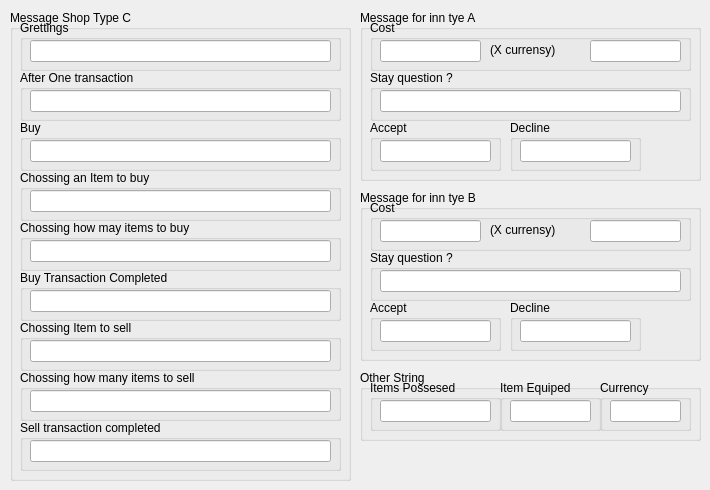
   <widget class="QWidget" name="tab_4">
    <attribute name="title">
     <string>Page 4</string>
    </attribute>
    <widget class="QGroupBox" name="groupBox_166">
     <property name="geometry">
      <rect>
       <x>10</x>
       <y>10</y>
       <width>341</width>
       <height>471</height>
      </rect>
     </property>
     <property name="title">
      <string>Message Shop Type C</string>
     </property>
     <widget class="QGroupBox" name="groupBox_167">
      <property name="geometry">
       <rect>
        <x>10</x>
        <y>10</y>
        <width>321</width>
        <height>51</height>
       </rect>
      </property>
      <property name="title">
       <string>Grettings</string>
      </property>
      <widget class="QLineEdit" name="lineEdit_63">
       <property name="geometry">
        <rect>
         <x>10</x>
         <y>20</y>
         <width>301</width>
         <height>22</height>
        </rect>
       </property>
      </widget>
     </widget>
     <widget class="QGroupBox" name="groupBox_168">
      <property name="geometry">
       <rect>
        <x>10</x>
        <y>60</y>
        <width>321</width>
        <height>51</height>
       </rect>
      </property>
      <property name="title">
       <string>After One transaction</string>
      </property>
      <widget class="QLineEdit" name="lineEdit_64">
       <property name="geometry">
        <rect>
         <x>10</x>
         <y>20</y>
         <width>301</width>
         <height>22</height>
        </rect>
       </property>
      </widget>
     </widget>
     <widget class="QGroupBox" name="groupBox_169">
      <property name="geometry">
       <rect>
        <x>10</x>
        <y>110</y>
        <width>321</width>
        <height>51</height>
       </rect>
      </property>
      <property name="title">
       <string>Buy</string>
      </property>
      <widget class="QLineEdit" name="lineEdit_65">
       <property name="geometry">
        <rect>
         <x>10</x>
         <y>20</y>
         <width>301</width>
         <height>22</height>
        </rect>
       </property>
      </widget>
     </widget>
     <widget class="QGroupBox" name="groupBox_170">
      <property name="geometry">
       <rect>
        <x>10</x>
        <y>160</y>
        <width>321</width>
        <height>51</height>
       </rect>
      </property>
      <property name="title">
       <string>Chossing an Item to buy</string>
      </property>
      <widget class="QLineEdit" name="lineEdit_66">
       <property name="geometry">
        <rect>
         <x>10</x>
         <y>20</y>
         <width>301</width>
         <height>22</height>
        </rect>
       </property>
      </widget>
     </widget>
     <widget class="QGroupBox" name="groupBox_171">
      <property name="geometry">
       <rect>
        <x>10</x>
        <y>210</y>
        <width>321</width>
        <height>51</height>
       </rect>
      </property>
      <property name="title">
       <string>Chossing how may items to buy</string>
      </property>
      <widget class="QLineEdit" name="lineEdit_67">
       <property name="geometry">
        <rect>
         <x>10</x>
         <y>20</y>
         <width>301</width>
         <height>22</height>
        </rect>
       </property>
      </widget>
     </widget>
     <widget class="QGroupBox" name="groupBox_172">
      <property name="geometry">
       <rect>
        <x>10</x>
        <y>260</y>
        <width>321</width>
        <height>51</height>
       </rect>
      </property>
      <property name="title">
       <string>Buy Transaction Completed</string>
      </property>
      <widget class="QLineEdit" name="lineEdit_68">
       <property name="geometry">
        <rect>
         <x>10</x>
         <y>20</y>
         <width>301</width>
         <height>22</height>
        </rect>
       </property>
      </widget>
     </widget>
     <widget class="QGroupBox" name="groupBox_173">
      <property name="geometry">
       <rect>
        <x>10</x>
        <y>310</y>
        <width>321</width>
        <height>51</height>
       </rect>
      </property>
      <property name="title">
       <string>Chossing Item to sell</string>
      </property>
      <widget class="QLineEdit" name="lineEdit_69">
       <property name="geometry">
        <rect>
         <x>10</x>
         <y>20</y>
         <width>301</width>
         <height>22</height>
        </rect>
       </property>
      </widget>
     </widget>
     <widget class="QGroupBox" name="groupBox_174">
      <property name="geometry">
       <rect>
        <x>10</x>
        <y>360</y>
        <width>321</width>
        <height>51</height>
       </rect>
      </property>
      <property name="title">
       <string>Chossing how many items to sell</string>
      </property>
      <widget class="QLineEdit" name="lineEdit_70">
       <property name="geometry">
        <rect>
         <x>10</x>
         <y>20</y>
         <width>301</width>
         <height>22</height>
        </rect>
       </property>
      </widget>
     </widget>
     <widget class="QGroupBox" name="groupBox_175">
      <property name="geometry">
       <rect>
        <x>10</x>
        <y>410</y>
        <width>321</width>
        <height>51</height>
       </rect>
      </property>
      <property name="title">
       <string>Sell transaction completed</string>
      </property>
      <widget class="QLineEdit" name="lineEdit_71">
       <property name="geometry">
        <rect>
         <x>10</x>
         <y>20</y>
         <width>301</width>
         <height>22</height>
        </rect>
       </property>
      </widget>
     </widget>
    </widget>
    <widget class="QGroupBox" name="groupBox_176">
     <property name="geometry">
      <rect>
       <x>360</x>
       <y>10</y>
       <width>341</width>
       <height>171</height>
      </rect>
     </property>
     <property name="title">
      <string>Message for inn tye A</string>
     </property>
     <widget class="QGroupBox" name="groupBox_177">
      <property name="geometry">
       <rect>
        <x>10</x>
        <y>10</y>
        <width>321</width>
        <height>51</height>
       </rect>
      </property>
      <property name="title">
       <string>Cost</string>
      </property>
      <widget class="QLineEdit" name="lineEdit_72">
       <property name="geometry">
        <rect>
         <x>10</x>
         <y>20</y>
         <width>101</width>
         <height>22</height>
        </rect>
       </property>
      </widget>
      <widget class="QLineEdit" name="lineEdit_76">
       <property name="geometry">
        <rect>
         <x>220</x>
         <y>20</y>
         <width>91</width>
         <height>22</height>
        </rect>
       </property>
      </widget>
      <widget class="QLabel" name="label_21">
       <property name="geometry">
        <rect>
         <x>120</x>
         <y>20</y>
         <width>91</width>
         <height>20</height>
        </rect>
       </property>
       <property name="text">
        <string>(X currensy)</string>
       </property>
      </widget>
     </widget>
     <widget class="QGroupBox" name="groupBox_178">
      <property name="geometry">
       <rect>
        <x>10</x>
        <y>60</y>
        <width>321</width>
        <height>51</height>
       </rect>
      </property>
      <property name="title">
       <string>Stay question ?</string>
      </property>
      <widget class="QLineEdit" name="lineEdit_73">
       <property name="geometry">
        <rect>
         <x>10</x>
         <y>20</y>
         <width>301</width>
         <height>22</height>
        </rect>
       </property>
      </widget>
     </widget>
     <widget class="QGroupBox" name="groupBox_179">
      <property name="geometry">
       <rect>
        <x>10</x>
        <y>110</y>
        <width>131</width>
        <height>51</height>
       </rect>
      </property>
      <property name="title">
       <string>Accept</string>
      </property>
      <widget class="QLineEdit" name="lineEdit_74">
       <property name="geometry">
        <rect>
         <x>10</x>
         <y>20</y>
         <width>111</width>
         <height>22</height>
        </rect>
       </property>
      </widget>
     </widget>
     <widget class="QGroupBox" name="groupBox_180">
      <property name="geometry">
       <rect>
        <x>150</x>
        <y>110</y>
        <width>131</width>
        <height>51</height>
       </rect>
      </property>
      <property name="title">
       <string>Decline</string>
      </property>
      <widget class="QLineEdit" name="lineEdit_75">
       <property name="geometry">
        <rect>
         <x>10</x>
         <y>20</y>
         <width>111</width>
         <height>22</height>
        </rect>
       </property>
      </widget>
     </widget>
    </widget>
    <widget class="QGroupBox" name="groupBox_181">
     <property name="geometry">
      <rect>
       <x>360</x>
       <y>190</y>
       <width>341</width>
       <height>171</height>
      </rect>
     </property>
     <property name="title">
      <string>Message for inn tye B</string>
     </property>
     <widget class="QGroupBox" name="groupBox_182">
      <property name="geometry">
       <rect>
        <x>10</x>
        <y>10</y>
        <width>321</width>
        <height>51</height>
       </rect>
      </property>
      <property name="title">
       <string>Cost</string>
      </property>
      <widget class="QLineEdit" name="lineEdit_77">
       <property name="geometry">
        <rect>
         <x>10</x>
         <y>20</y>
         <width>101</width>
         <height>22</height>
        </rect>
       </property>
      </widget>
      <widget class="QLineEdit" name="lineEdit_78">
       <property name="geometry">
        <rect>
         <x>220</x>
         <y>20</y>
         <width>91</width>
         <height>22</height>
        </rect>
       </property>
      </widget>
      <widget class="QLabel" name="label_22">
       <property name="geometry">
        <rect>
         <x>120</x>
         <y>20</y>
         <width>91</width>
         <height>20</height>
        </rect>
       </property>
       <property name="text">
        <string>(X currensy)</string>
       </property>
      </widget>
     </widget>
     <widget class="QGroupBox" name="groupBox_183">
      <property name="geometry">
       <rect>
        <x>10</x>
        <y>60</y>
        <width>321</width>
        <height>51</height>
       </rect>
      </property>
      <property name="title">
       <string>Stay question ?</string>
      </property>
      <widget class="QLineEdit" name="lineEdit_79">
       <property name="geometry">
        <rect>
         <x>10</x>
         <y>20</y>
         <width>301</width>
         <height>22</height>
        </rect>
       </property>
      </widget>
     </widget>
     <widget class="QGroupBox" name="groupBox_184">
      <property name="geometry">
       <rect>
        <x>10</x>
        <y>110</y>
        <width>131</width>
        <height>51</height>
       </rect>
      </property>
      <property name="title">
       <string>Accept</string>
      </property>
      <widget class="QLineEdit" name="lineEdit_80">
       <property name="geometry">
        <rect>
         <x>10</x>
         <y>20</y>
         <width>111</width>
         <height>22</height>
        </rect>
       </property>
      </widget>
     </widget>
     <widget class="QGroupBox" name="groupBox_185">
      <property name="geometry">
       <rect>
        <x>150</x>
        <y>110</y>
        <width>131</width>
        <height>51</height>
       </rect>
      </property>
      <property name="title">
       <string>Decline</string>
      </property>
      <widget class="QLineEdit" name="lineEdit_81">
       <property name="geometry">
        <rect>
         <x>10</x>
         <y>20</y>
         <width>111</width>
         <height>22</height>
        </rect>
       </property>
      </widget>
     </widget>
    </widget>
    <widget class="QGroupBox" name="groupBox_186">
     <property name="geometry">
      <rect>
       <x>360</x>
       <y>370</y>
       <width>341</width>
       <height>71</height>
      </rect>
     </property>
     <property name="title">
      <string>Other String</string>
     </property>
     <widget class="QGroupBox" name="groupBox_188">
      <property name="geometry">
       <rect>
        <x>10</x>
        <y>10</y>
        <width>131</width>
        <height>51</height>
       </rect>
      </property>
      <property name="title">
       <string>Items Possesed</string>
      </property>
      <widget class="QLineEdit" name="lineEdit_84">
       <property name="geometry">
        <rect>
         <x>10</x>
         <y>20</y>
         <width>111</width>
         <height>22</height>
        </rect>
       </property>
      </widget>
     </widget>
     <widget class="QGroupBox" name="groupBox_189">
      <property name="geometry">
       <rect>
        <x>140</x>
        <y>10</y>
        <width>101</width>
        <height>51</height>
       </rect>
      </property>
      <property name="title">
       <string>Item Equiped</string>
      </property>
      <widget class="QLineEdit" name="lineEdit_85">
       <property name="geometry">
        <rect>
         <x>10</x>
         <y>20</y>
         <width>81</width>
         <height>22</height>
        </rect>
       </property>
      </widget>
     </widget>
     <widget class="QGroupBox" name="groupBox_190">
      <property name="geometry">
       <rect>
        <x>240</x>
        <y>10</y>
        <width>91</width>
        <height>51</height>
       </rect>
      </property>
      <property name="title">
       <string>Currency</string>
      </property>
      <widget class="QLineEdit" name="lineEdit_86">
       <property name="geometry">
        <rect>
         <x>10</x>
         <y>20</y>
         <width>71</width>
         <height>22</height>
        </rect>
       </property>
      </widget>
     </widget>
    </widget>
   </widget>
